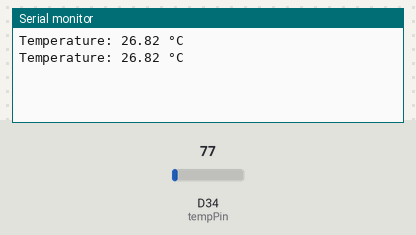
A sketch run on a simulated Arduino Due. On the bench: the last lines printed to the serial monitor. The inputs (shaded band) are chosen by the test bench; at power-on: D34 (tempPin) = 77 (analog values on the 0–1023 scale).

Above: at 1.8 s.
1.9 s: D34 (tempPin) set to 92
At 2.8 s:
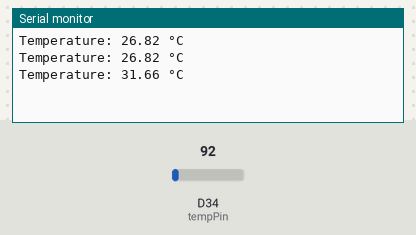
3.4 s: D34 (tempPin) set to 107
At 4.8 s:
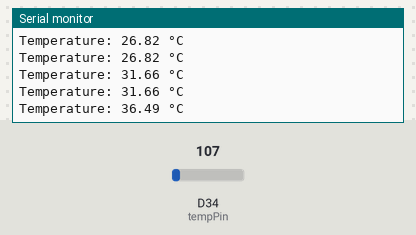
Timing chart, 0 to 6.4 s (numbered marks = the images above; inputs shaded):
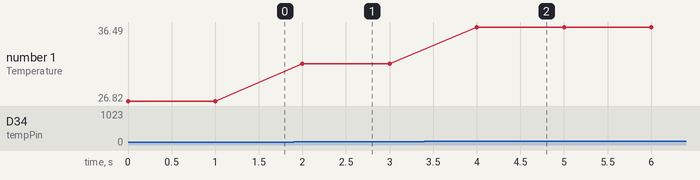

Measured:
- after the input at 1.9 s, the serial monitor: prints a new line after 0.10 s (image 1)
- after the input at 3.4 s, the serial monitor: prints a new line after 0.60 s (image 2)
- plotted number 1: 26.82 → 31.66 after the input at 1.9 s, 31.66 → 36.49 after the input at 3.4 s

The sketch:

temp.ino
```cpp
const int tempPin = 34; // LM35DZ connected to GPIO34 (ADC1)

//// onlyyyy 34 oin works(16 doesn't, others like 35 n all idk).

void setup() {
    Serial.begin(115200);
    analogReadResolution(12); // Set ADC resolution to 12-bit (0-4095)
}

void loop() {
    int sensorValue = analogRead(tempPin);

    // Convert ADC value to voltage (3.3V reference)
    float voltage = sensorValue * (3.3 / 4095.0);

    // Convert voltage to temperature
    float temperature = voltage * 100.0;

    // Calibration adjustment for accurate skin temperature
    float adjustedTemp = temperature + 2.0;

    Serial.print("Temperature: ");
    Serial.print(adjustedTemp);
    Serial.println(" °C");

    delay(1000); // 1-second delay for stable readings
}
```
